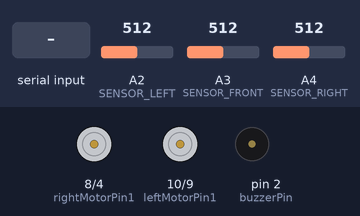
A sketch run on a simulated Arduino Uno, built with avr-gcc and run on an emulated ATmega328P. Parts: motor-driver pin pairs drawn as motors (green arrow = first pin HIGH = forward, orange = second pin HIGH = backward, longer = more drive), buzzer (waves = sounding). The test bench sets the inputs (shaded band); at power-on: A2 (SENSOR_LEFT) = 512, A3 (SENSOR_FRONT) = 512, A4 (SENSOR_RIGHT) = 512. What the sketch prints to the serial monitor is not drawn.

Above: at 1.2 s.
1.3 s: "3" received over Serial
At 1.45 s:
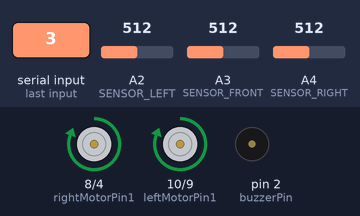
4.3 s: A2 (SENSOR_LEFT) set to 485
At 5.06 s:
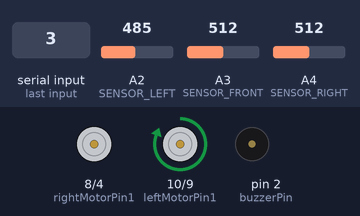
7.3 s: A3 (SENSOR_FRONT) set to 492
At 7.82 s:
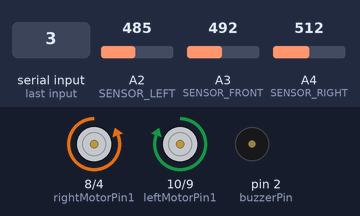
10.3 s: "1" received over Serial
At 12.0 s:
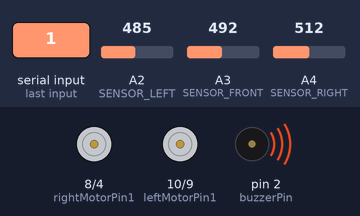
13.3 s: "F" received over Serial
At 14.6 s:
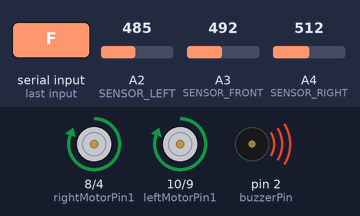
16.3 s: "B" received over Serial
At 17.8 s:
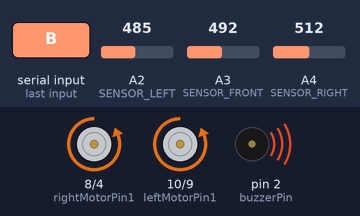
Timing chart, 0 to 19.8 s (numbered marks = the images above; inputs shaded):
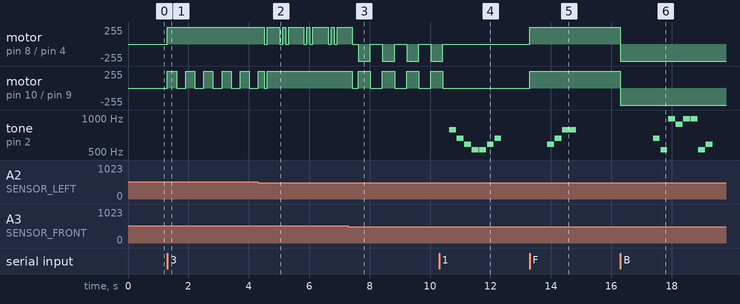

Measured:
- the behaviour switches between 500 and 499 on A2 (SENSOR_LEFT) (found by bisection; images 1 and 2)
- the behaviour switches between 500 and 499 on A3 (SENSOR_FRONT) (found by bisection; images 2 and 3)
- after the input at 1.3 s, motor on pin 8 (rightMotorPin1) / pin 4 (rightMotorPin2): stopped → forward 255/255 at once; motor on pin 10 (leftMotorPin1) / pin 9 (leftMotorPin2): alternates forward 255/255 for 0.30 s and stopped for 0.30 s, starting at once; tone on pin 2 (buzzerPin): stops changing and stays silent
- after the input at 4.3 s, motor on pin 8 (rightMotorPin1) / pin 4 (rightMotorPin2): forward 255/255 → stopped after 0.22 s, → forward 255/255 0.10 s later, → stopped 0.40 s later, → forward 255/255 0.10 s later, … (14 changes in this stretch)
- after the input at 7.3 s, motor on pin 10 (leftMotorPin1) / pin 9 (leftMotorPin2): forward 255/255 → stopped after 0.12 s, then repeats every 0.80 s: forward 255/255 0.40 s, stopped 0.40 s
- after the input at 10.3 s, motor on pin 8 (rightMotorPin1) / pin 4 (rightMotorPin2), motor on pin 10 (leftMotorPin1) / pin 9 (leftMotorPin2): goes on until 10.4 s, then stays stopped
- after the input at 13.3 s, motor on pin 8 (rightMotorPin1) / pin 4 (rightMotorPin2), motor on pin 10 (leftMotorPin1) / pin 9 (leftMotorPin2): stopped → forward 255/255 at once
- after the input at 16.3 s, motor on pin 8 (rightMotorPin1) / pin 4 (rightMotorPin2), motor on pin 10 (leftMotorPin1) / pin 9 (leftMotorPin2): forward 255/255 → backward 255/255 at once

The sketch:

smart_car.ino
```cpp
// ===== 引脚定义 =====
// 电机控制引脚
const int leftMotorPin1 = 10;
const int leftMotorPin2 = 9;
const int rightMotorPin1 = 8;
const int rightMotorPin2 = 4;

// 蜂鸣器引脚
const int buzzerPin = 2;

// 循迹传感器引脚
const int leftSensorPin = A0;
const int rightSensorPin = A1;

// 避障传感器引脚
const int SENSOR_LEFT = A2;
const int SENSOR_FRONT = A3;
const int SENSOR_RIGHT = A4;

// ===== 模式定义 =====
#define MODE_MUSIC 0
#define MODE_TRACKING 1
#define MODE_AVOIDANCE 2

int currentMode = MODE_MUSIC; // 默认音乐模式

// ===== 音乐模式变量 =====
#define NOTE_5 784
#define NOTE_6 880
#define NOTE_7 988
#define NOTE_1 523
#define NOTE_2 587
#define NOTE_3 659
#define NOTE_4 698
#define NOTE_0 0

int melody[] = {
  NOTE_0, NOTE_0, NOTE_5, NOTE_3, NOTE_2, NOTE_1, NOTE_1, NOTE_2, NOTE_3,
  NOTE_0, NOTE_0, NOTE_2, NOTE_3, NOTE_5, NOTE_0, NOTE_0,
  NOTE_0, NOTE_3, NOTE_1, NOTE_7, NOTE_6, NOTE_7, NOTE_7, NOTE_1, NOTE_2,
  NOTE_0, NOTE_0, NOTE_0, NOTE_0,
  NOTE_0, NOTE_5, NOTE_3, NOTE_2, NOTE_2, NOTE_2, NOTE_3, NOTE_5,
  NOTE_0, NOTE_0, NOTE_2, NOTE_2, NOTE_3, NOTE_3, NOTE_0, NOTE_0,
  NOTE_0, NOTE_3, NOTE_1, NOTE_7, NOTE_1, NOTE_0,
  NOTE_7, NOTE_7, NOTE_1, NOTE_2, NOTE_0,
  NOTE_1, NOTE_5, NOTE_3, NOTE_0, NOTE_5, NOTE_1,
  NOTE_0, NOTE_0, NOTE_0, NOTE_0,
  NOTE_6, NOTE_5, NOTE_5, NOTE_3, NOTE_3, NOTE_5, NOTE_5, NOTE_5,
  NOTE_0, NOTE_0, NOTE_0, NOTE_0,
  NOTE_1, NOTE_6, NOTE_5, NOTE_5, NOTE_3, NOTE_3, NOTE_5, NOTE_5,
  NOTE_5, NOTE_0, NOTE_0, NOTE_3, NOTE_2, NOTE_1,
  NOTE_0, NOTE_1, NOTE_2, NOTE_3, NOTE_5, NOTE_0,
  NOTE_7, NOTE_7, NOTE_1, NOTE_2, NOTE_0,
  NOTE_1, NOTE_6, NOTE_5, NOTE_5, NOTE_3, NOTE_5, NOTE_5, NOTE_5,
  NOTE_0, NOTE_0, NOTE_0, NOTE_3, NOTE_2,
  NOTE_1, NOTE_6, NOTE_5, NOTE_5, NOTE_3, NOTE_2,
  NOTE_0, NOTE_0, NOTE_0, NOTE_0,
  NOTE_1, NOTE_6, NOTE_5, NOTE_5, NOTE_3, NOTE_3, NOTE_5, NOTE_5,
  NOTE_5, NOTE_0, NOTE_0, NOTE_3, NOTE_2,
  NOTE_1, NOTE_6, NOTE_5, NOTE_5, NOTE_3, NOTE_1,
  NOTE_0, NOTE_0, NOTE_0, NOTE_0,
  NOTE_1, NOTE_6, NOTE_5, NOTE_5, NOTE_3, NOTE_3, NOTE_5, NOTE_5,
  NOTE_5, NOTE_0, NOTE_0, NOTE_3, NOTE_2, NOTE_1,
  NOTE_0, NOTE_6, NOTE_6, NOTE_3, NOTE_2, NOTE_3, NOTE_2
};

int noteDurations[] = {
  2, 4, 8, 8, 8, 8, 8, 8, 8,
  2, 4, 8, 8, 4, 2, 4,
  2, 8, 8, 8, 8, 8, 8, 8, 8,
  2, 2, 2, 2,
  2, 8, 8, 8, 8, 8, 8, 8,
  2, 4, 8, 8, 8, 8, 2, 4,
  2, 8, 8, 8, 4, 4,
  8, 8, 8, 4, 4,
  8, 8, 4, 4, 8, 4,
  2, 2, 2, 2,
  8, 8, 8, 8, 8, 8, 8, 8,
  2, 2, 2, 2,
  8, 8, 8, 8, 8, 8, 8, 8,
  4, 2, 4, 8, 8, 4,
  2, 8, 8, 8, 8, 4,
  8, 8, 8, 4, 4,
  8, 8, 8, 8, 8, 8, 8, 8,
  2, 2, 4, 8, 4,
  8, 8, 8, 8, 8, 4,
  2, 2, 2, 2,
  8, 8, 8, 8, 8, 8, 8, 8,
  4, 2, 4, 8, 4,
  8, 8, 8, 8, 8, 4,
  2, 2, 2, 2,
  8, 8, 8, 8, 8, 8, 8, 8,
  4, 2, 4, 8, 8, 4,
  2, 8, 8, 8, 8, 8, 4
};

int currentNote = 0;
unsigned long previousNoteTime = 0;
int noteDuration = 0;
int tempo = 30;
bool musicEnabled = true;

// ===== 循迹模式变量 =====
int leftSensorValue = 0;
int rightSensorValue = 0;
unsigned long lostLineStartTime = 0;
bool isTrackingLost = false;
const unsigned long LOST_TIME_THRESHOLD = 100;

// ===== 避障模式变量 =====
const int OBSTACLE_THRESHOLD = 500;
bool lastLeftObstacle = false;
unsigned long lastActionTime = 0;
int stuckCounter = 0;

// ===== 初始化设置 =====
void setup() {
  // 设置引脚模式
  pinMode(leftMotorPin1, OUTPUT);
  pinMode(leftMotorPin2, OUTPUT);
  pinMode(rightMotorPin1, OUTPUT);
  pinMode(rightMotorPin2, OUTPUT);
  pinMode(buzzerPin, OUTPUT);
  pinMode(leftSensorPin, INPUT);
  pinMode(rightSensorPin, INPUT);

  // 初始化串口
  Serial.begin(115200);

  // 停止所有电机
  stopMotors();

  Serial.println("多功能蓝牙小车已就绪！");
  printModeInfo();
}

// ===== 主循环 =====
void loop() {
  // 检查蓝牙指令
  checkBluetoothCommand();

  // 根据当前模式执行相应功能
  switch(currentMode) {
    case MODE_MUSIC:
      musicMode();
      break;
    case MODE_TRACKING:
      trackingMode();
      break;
    case MODE_AVOIDANCE:
      avoidanceMode();
      break;
  }
}

// ===== 蓝牙指令处理 =====
void checkBluetoothCommand() {
  if (Serial.available() > 0) {
    char command = Serial.read();

    switch(command) {
      // 运动控制指令
      case 'F': forward(); Serial.println("前进"); break;
      case 'B': backward(); Serial.println("后退"); break;
      case 'L': left(); Serial.println("左转"); break;
      case 'R': right(); Serial.println("右转"); break;
      case 'S': stopMotors(); Serial.println("停止"); break;

      // 模式切换指令
      case '1': setMode(MODE_MUSIC); break;
      case '2': setMode(MODE_TRACKING); break;
      case '3': setMode(MODE_AVOIDANCE); break;

      // 音乐控制
      case 'M': toggleMusic(); break;

      // 帮助信息
      case 'H': printHelp(); break;
    }
  }
}

// ===== 模式设置函数 =====
void setMode(int newMode) {
  currentMode = newMode;
  stopMotors(); // 切换模式时停止电机
  noTone(buzzerPin); // 停止音乐

  printModeInfo();
}

void printModeInfo() {
  Serial.println("=== 当前模式 ===");
  switch(currentMode) {
    case MODE_MUSIC:
      Serial.println("模式1: 蓝牙音乐控制");
      Serial.println("指令: F-前进 B-后退 L-左转 R-右转 S-停止 M-切换音乐");
      break;
    case MODE_TRACKING:
      Serial.println("模式2: 自动循迹");
      Serial.println("小车将自动跟随黑线行驶");
      break;
    case MODE_AVOIDANCE:
      Serial.println("模式3: 自动避障");
      Serial.println("小车将自动避开障碍物");
      break;
  }
  Serial.println("切换模式: 1-音乐 2-循迹 3-避障 H-帮助");
  Serial.println("=================");
}

void printHelp() {
  Serial.println("=== 蓝牙小车指令帮助 ===");
  Serial.println("运动控制: F-前进 B-后退 L-左转 R-右转 S-停止");
  Serial.println("模式切换: 1-音乐模式 2-循迹模式 3-避障模式");
  Serial.println("音乐控制: M-切换音乐开关");
  Serial.println("帮助信息: H-显示此帮助");
  Serial.println("=========================");
}

// ===== 音乐模式 =====
void musicMode() {
  if (musicEnabled) {
    playMusic();
  } else {
    noTone(buzzerPin);
  }
}

void playMusic() {
  unsigned long currentTime = millis();

  if (currentTime - previousNoteTime >= noteDuration) {
    noTone(buzzerPin);

    if (currentNote < sizeof(melody) / sizeof(melody[0])) {
      noteDuration = (60000 / tempo) / noteDurations[currentNote];

      if (melody[currentNote] != NOTE_0) {
        tone(buzzerPin, melody[currentNote], noteDuration * 0.9);
      }

      currentNote++;
    } else {
      currentNote = 0;
    }

    previousNoteTime = currentTime;
  }
}

void toggleMusic() {
  musicEnabled = !musicEnabled;
  Serial.print("音乐状态: ");
  Serial.println(musicEnabled ? "开启" : "关闭");

  if (!musicEnabled) {
    noTone(buzzerPin);
    currentNote = 0;
  }
}

// ===== 循迹模式 =====
void trackingMode() {
  leftSensorValue = digitalRead(leftSensorPin);
  rightSensorValue = digitalRead(rightSensorPin);

  if (leftSensorValue == HIGH && rightSensorValue == HIGH) {
    if (!isTrackingLost) {
      lostLineStartTime = millis();
      isTrackingLost = true;
    } else {
      unsigned long currentTime = millis();
      unsigned long lostDuration = currentTime - lostLineStartTime;

      if (lostDuration >= LOST_TIME_THRESHOLD) {
        stopMotors();

        while (digitalRead(leftSensorPin) == HIGH && digitalRead(rightSensorPin) == HIGH) {
          delay(10);
        }

        isTrackingLost = false;
        return;
      } else {
        moveForward();
      }
    }
  } else {
    if (isTrackingLost) {
      isTrackingLost = false;
    }

    if (leftSensorValue == LOW && rightSensorValue == LOW) {
      moveForward();
    } else if (leftSensorValue == LOW && rightSensorValue == HIGH) {
      turnLeft();
    } else if (leftSensorValue == HIGH && rightSensorValue == LOW) {
      turnRight();
    }
  }

  delay(50);
}

// ===== 避障模式 =====
void avoidanceMode() {
  int leftValue = analogRead(SENSOR_LEFT);
  int frontValue = analogRead(SENSOR_FRONT);
  int rightValue = analogRead(SENSOR_RIGHT);

  bool leftObstacle = leftValue < OBSTACLE_THRESHOLD;
  bool frontObstacle = frontValue < OBSTACLE_THRESHOLD;
  bool rightObstacle = rightValue < OBSTACLE_THRESHOLD;

  if (millis() - lastActionTime > 3000) {
    stuckCounter++;

    if (stuckCounter >= 2) {
      executeEscapeRoutine();
      stuckCounter = 0;
      lastActionTime = millis();
      return;
    }
  }

  if (frontObstacle) {
    stopMotors();
    delay(200);

    if (!rightObstacle) {
      turnRight();
      delay(400);
      stopMotors();
      delay(100);
    } else if (!leftObstacle) {
      turnLeft();
      delay(400);
      stopMotors();
      delay(100);
    } else {
      moveBackward();
      delay(300);
      turnRight();
      delay(300);
      stopMotors();
      delay(100);
    }
  } else if (rightObstacle && !frontObstacle) {
    slightLeft();
    lastActionTime = millis();
  } else {
    if (leftObstacle) {
      if (leftObstacle && !lastLeftObstacle) {
        slightRight();
        delay(200);
        stopMotors();
        delay(100);
        slightRight();
        delay(300);
      } else {
        slightRight();
        delay(100);
      }
      moveForward();
    } else {
      slightLeft();
    }
    lastActionTime = millis();
  }

  lastLeftObstacle = leftObstacle;
  delay(100);
}

void executeEscapeRoutine() {
  moveBackward();
  delay(500);
  stopMotors();
  delay(200);

  turnRight();
  delay(800);
  stopMotors();
  delay(200);

  moveForward();
  delay(1000);
  stopMotors();
  delay(200);
}

// ===== 电机控制函数 =====
void moveForward() {
  digitalWrite(leftMotorPin1, HIGH);
  digitalWrite(leftMotorPin2, LOW);
  digitalWrite(rightMotorPin1, HIGH);
  digitalWrite(rightMotorPin2, LOW);
}

void moveBackward() {
  digitalWrite(leftMotorPin1, LOW);
  digitalWrite(leftMotorPin2, HIGH);
  digitalWrite(rightMotorPin1, LOW);
  digitalWrite(rightMotorPin2, HIGH);
}

void turnLeft() {
  digitalWrite(leftMotorPin1, LOW);
  digitalWrite(leftMotorPin2, HIGH);
  digitalWrite(rightMotorPin1, HIGH);
  digitalWrite(rightMotorPin2, LOW);
}

void turnRight() {
  digitalWrite(leftMotorPin1, HIGH);
  digitalWrite(leftMotorPin2, LOW);
  digitalWrite(rightMotorPin1, LOW);
  digitalWrite(rightMotorPin2, HIGH);
}

void slightLeft() {
  static unsigned long lastTime = 0;
  static bool leftMotorState = false;
  unsigned long currentTime = millis();
  if (currentTime - lastTime > 300) {
    leftMotorState = !leftMotorState;
    lastTime = currentTime;
  }

  digitalWrite(rightMotorPin1, HIGH);
  digitalWrite(rightMotorPin2, LOW);
  digitalWrite(leftMotorPin1, leftMotorState ? HIGH : LOW);
  digitalWrite(leftMotorPin2, LOW);
}

void slightRight() {
  static unsigned long lastTime = 0;
  static bool rightMotorState = false;
  unsigned long currentTime = millis();
  if (currentTime - lastTime > 300) {
    rightMotorState = !rightMotorState;
    lastTime = currentTime;
  }

  digitalWrite(leftMotorPin1, HIGH);
  digitalWrite(leftMotorPin2, LOW);
  digitalWrite(rightMotorPin1, rightMotorState ? HIGH : LOW);
  digitalWrite(rightMotorPin2, LOW);
}

void stopMotors() {
  digitalWrite(leftMotorPin1, LOW);
  digitalWrite(leftMotorPin2, LOW);
  digitalWrite(rightMotorPin1, LOW);
  digitalWrite(rightMotorPin2, LOW);
}

// 蓝牙指令使用的短名称，与自动模式共用同一组电机控制函数。
void forward() { moveForward(); }
void backward() { moveBackward(); }
void left() { turnLeft(); }
void right() { turnRight(); }
```
